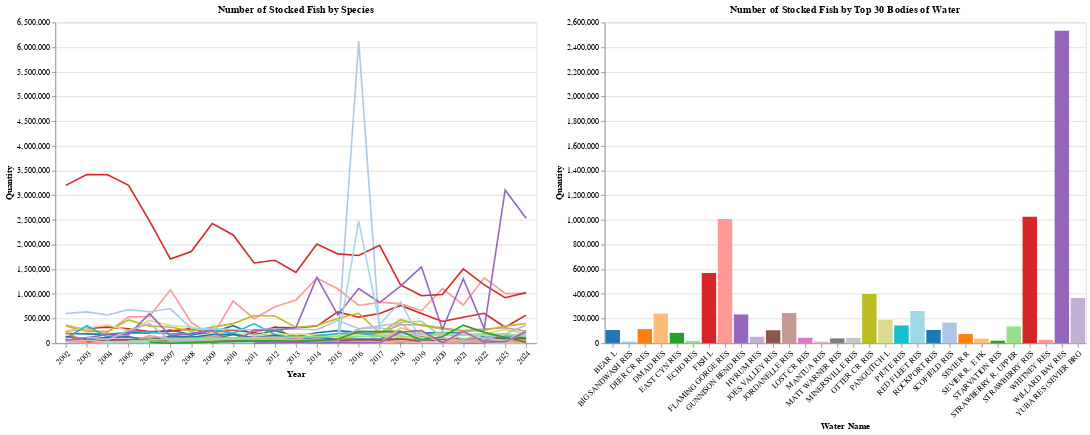

Notebook source saved alongside this figure:
### Markdown cell above
Notes: \
    Decrease stocking in Wasatch County \
    Increase in Box Elder County \
    Spike in 2016 in Duschesne County, likely correlates with introduction of Walleye in Big Sandwash Reservoir

Despite outliers, other counties seem to have pretty general of up and down stocking events, likely following evaluation of fish populations, 
and stocking as needed.

### Code cell
# Get the top 30 Water Names by total quantity, and group by Year
count_by_water_name = fish_stock_data.groupby(['Year', 'Water Name'])['Quantity'].sum().reset_index()

top_30_water_names = count_by_water_name.groupby('Water Name')['Quantity'].sum().nlargest(30).index

top_30_water_names_df = count_by_water_name[count_by_water_name['Water Name'].isin(top_30_water_names)]

top_30_water_names_df["Year_only"] = top_30_water_names_df["Year"]

#Interactive Year Slider
year_slider = alt.binding_range(name="Select a year : ", min=top_30_water_names_df["Year_only"].min(), max=top_30_water_names_df["Year_only"].max(), step=1)
selected_year = alt.selection_point(fields=["Year_only"], bind=year_slider, value=2024)

#Interactive Water Name Legend Selection
point_selection = alt.selection_point(fields=['Water Name'])
brush_selection = alt.selection_interval(encodings=['x'])

#Adding base plot
base_plot = alt.Chart(top_30_water_names_df)

#Color
color = alt.condition(
    brush_selection & point_selection,
    alt.Color('Water Name:N', scale=alt.Scale(scheme='category20'), legend=None),
    alt.value('lightgray')
)

#Tooltip
tooltip = alt.Tooltip(
    ["Water Name:N", "Year:O", "Quantity:Q"]
)

#Bar Chart Vis
bar_chart = base_plot.mark_bar().encode(
    x=alt.X('Water Name', axis=alt.Axis(labelAngle=-45), sort=None),
    y='Quantity', 
    color=color, 
    tooltip=tooltip
).properties(
    width=600,
    height=400,
    title='Number of Stocked Fish by Top 30 Bodies of Water'
).transform_filter(
    selected_year
).add_params(
    selected_year, 
    point_selection,
    brush_selection,
)

#Line Chart Vis
line_chart = base_plot.mark_line().encode(
    x=alt.X('Year:O', axis=alt.Axis(labelAngle=-45)),
    y='Quantity', 
    color=color, 
    tooltip=tooltip
).properties(
    width=600,
    height=400,
    title='Number of Stocked Fish by Species'
).transform_filter(
    point_selection
).add_params(
    brush_selection,
    point_selection
)

#Stacking both charts together 
temporal_chart = alt.hconcat(line_chart, bar_chart).resolve_scale()
temporal_chart

### Figure 1 — Vega-Lite specification as saved in the notebook (floating-point values rounded to 4 significant figures; data arrays with more than 128 entries replaced by an {"elided": "..."} marker saying what was removed)
{"config": {"view": {"continuousWidth": 300, "continuousHeight": 300}}, "hconcat": [{"mark": {"type": "line"}, "encoding": {"color": {"condition": {"test": {"and": [{"param": "param_9"}, {"param": "param_8"}]}, "field": "Water Name", "legend": null, "scale": {"scheme": "category20"}, "type": "nominal"}, "value": "lightgray"}, "tooltip": [{"field": "Water Name", "type": "nominal"}, {"field": "Year", "type": "ordinal"}, {"field": "Quantity", "type": "quantitative"}], "x": {"axis": {"labelAngle": -45}, "field": "Year", "type": "ordinal"}, "y": {"field": "Quantity", "type": "quantitative"}}, "height": 400, "name": "view_5", "title": "Number of Stocked Fish by Species", "transform": [{"filter": {"param": "param_8"}}], "width": 600}, {"mark": {"type": "bar"}, "encoding": {"color": {"condition": {"test": {"and": [{"param": "param_9"}, {"param": "param_8"}]}, "field": "Water Name", "legend": null, "scale": {"scheme": "category20"}, "type": "nominal"}, "value": "lightgray"}, "tooltip": [{"field": "Water Name", "type": "nominal"}, {"field": "Year", "type": "ordinal"}, {"field": "Quantity", "type": "quantitative"}], "x": {"axis": {"labelAngle": -45}, "field": "Water Name", "sort": null, "type": "nominal"}, "y": {"field": "Quantity", "type": "quantitative"}}, "height": 400, "name": "view_6", "title": "Number of Stocked Fish by Top 30 Bodies of Water", "transform": [{"filter": {"param": "param_7"}}], "width": 600}], "data": {"name": "data-8cb3245d03ab68eb5e334d40e603e201"}, "params": [{"name": "param_9", "select": {"type": "interval", "encodings": ["x"]}, "views": ["view_5", "view_6"]}, {"name": "param_8", "select": {"type": "point", "fields": ["Water Name"]}, "views": ["view_5", "view_6"]}, {"name": "param_7", "select": {"type": "point", "fields": ["Year_only"]}, "bind": {"input": "range", "max": 2024.0, "min": 2002.0, "name": "Select a year : ", "step": 1}, "value": 2024, "views": ["view_6"]}], "resolve": {"scale": {}}, "$schema": "https://vega.github.io/schema/vega-lite/v5.8.0.json", "datasets": {"data-8cb3245d03ab68eb5e334d40e603e201": {"elided": "634 records"}}}
